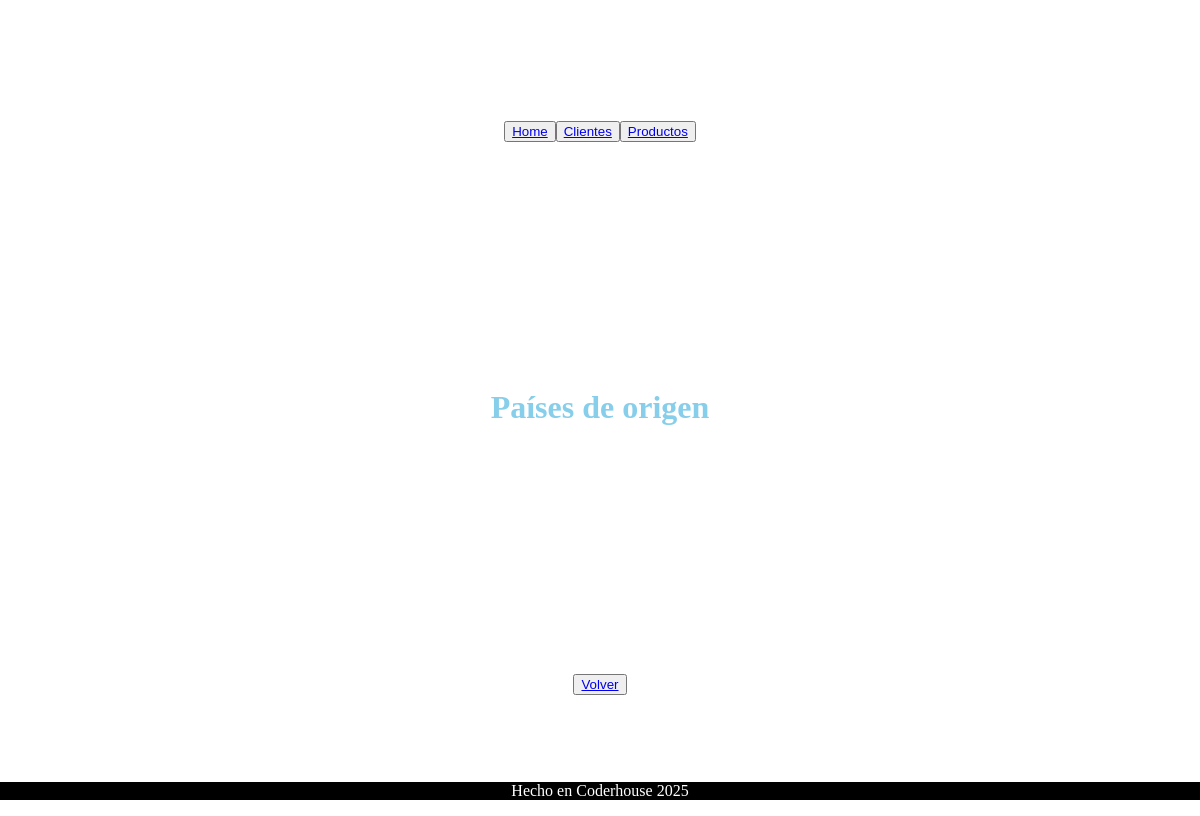
The page /cliente/pais/list/ on the database as committed earlier.
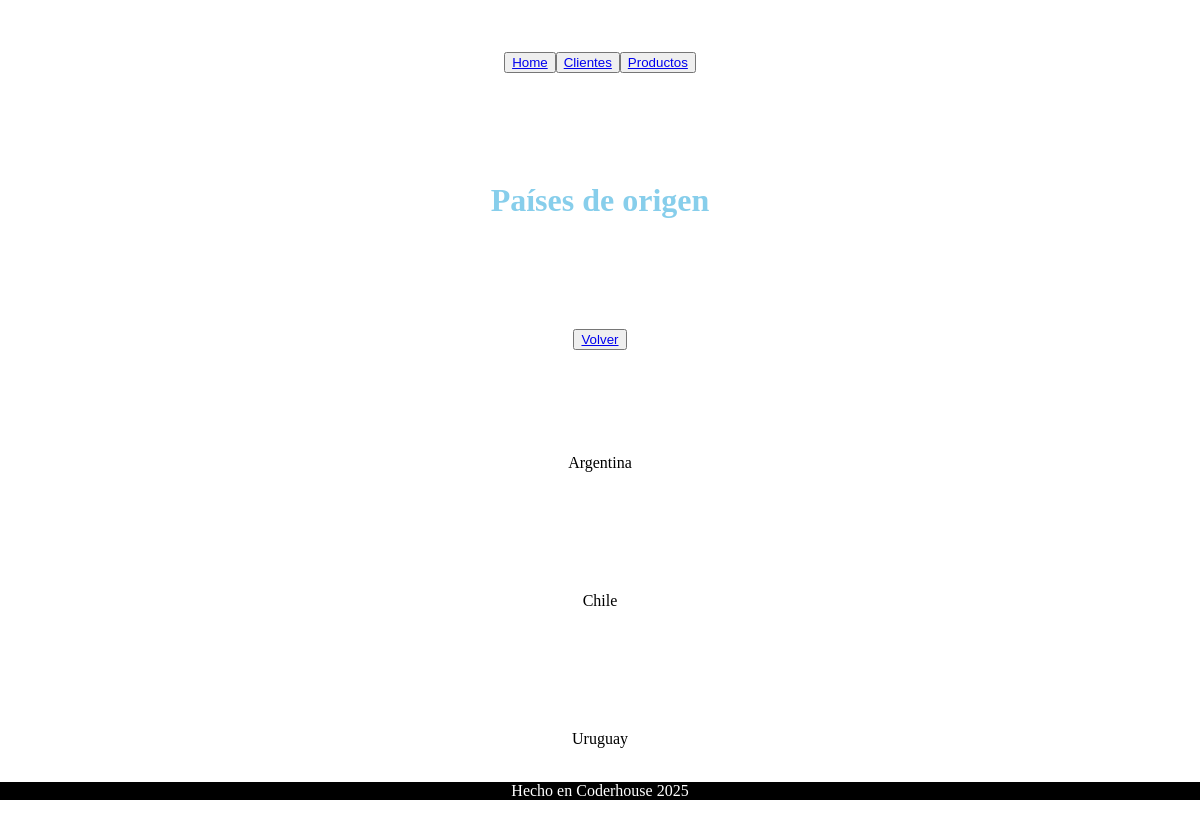
The same page on the database as committed later.
### cliente/models.py (models this page shows)
class Pais(models.Model):
    nombre = models.CharField(max_length=50, unique=True)
    def __str__(self) -> str:
        return self.nombre

### cliente/views.py (the view)
# urls.py: path("pais/list/", views.pais_list, name="pais_list"),
def pais_list(request):
    paises = Pais.objects.all()
    contexto = {"paises": paises}
    return render(request, "cliente/pais_list.html", contexto)

### cliente/templates/cliente/pais_list.html
{% extends 'core/base.html' %}
{% block title %}
    Países de origen
{% endblock title %}
{% block content %}
    <button>
        <a href="{% url 'cliente:index' %}">Volver</a>
    </button>
    {% for pais in paises %}
        <p> {{ pais }} </p>
    {% endfor %}
{% endblock content %}

Rows that differ between the two databases and show on the page:
added Pais: nombre "Argentina"
added Pais: nombre "Chile"
added Pais: nombre "Uruguay"
